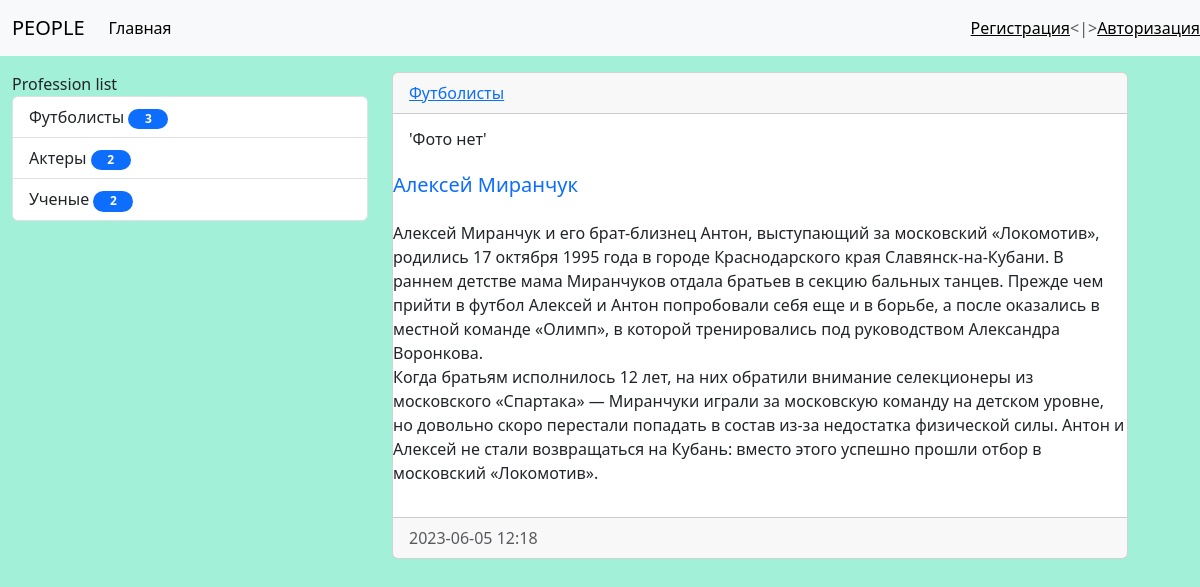
Before: /humans/humans/11 with the older database file.
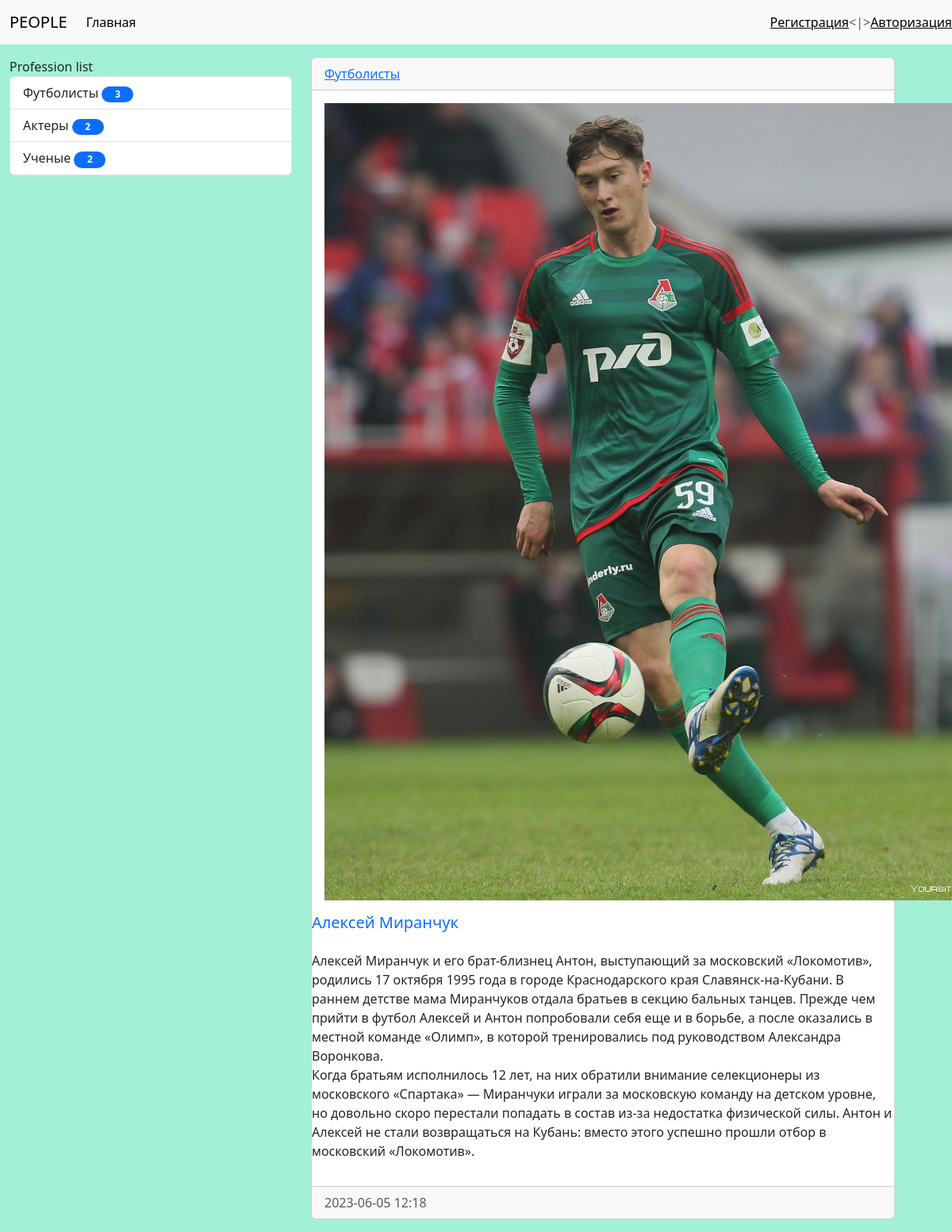
After: the same page with the newer database file.
### Humans/models.py (models this page shows, shortened)
class Profession(models.Model):
    title = models.CharField(max_length=100, db_index=True, verbose_name='Профессия')
    def get_absolute_url(self):
        return reverse_lazy('Profession', kwargs={'profession_id': self.pk})
    class Meta:
        verbose_name = 'Профессия'
        verbose_name_plural = 'Професии'
        ordering = ['title']

class Humans(models.Model):
    name = models.CharField(max_length=50, verbose_name='Имя')
    biography = models.TextField(blank=None, verbose_name='Биография')
    create_at = models.DateTimeField(auto_now_add=True, verbose_name='Время создания записи')
    update_at = models.DateTimeField(auto_now=True, verbose_name='Время изменения записи')
    is_published = models.BooleanField(default=False, verbose_name='Публикация')
    photo = models.ImageField(upload_to='media/%Y/%m/%d', null=True, verbose_name='Фото')
    profession = models.ForeignKey('Profession', on_delete=models.PROTECT, null=True, verbose_name='Профессия')
    class Meta:
        verbose_name = 'Человек'
        verbose_name_plural = 'Люди'
        ordering = ['-create_at']

### Humans/views.py (the view)
# urls.py: path('humans/<int:pk>', ViewHumans.as_view(), name='View_humans'),
class ViewHumans(DetailView):
    model = Humans
    context_object_name = 'human_item'
    template_name = 'Humans/view_humans.html'

### Humans/templatetags/new_tag.py (called while the page is built)
@register.simple_tag(name='get_list_profession')
def get_profession():
    return Profession.objects.all()

@register.inclusion_tag('Humans/list_profession.html')
def show_profession(arg_1='Profession', arg_2 = 'list'):
    profession = Profession.objects.annotate(cnt=Count('humans', filter=F('humans__is_published'))).filter(cnt__gt=0)
    return {'profession': profession, 'arg_1': arg_1, 'arg_2': arg_2}

### Humans/Templates/Humans/view_humans.html (shortened to what this page needs)
{% extends 'base.html' %}
{% block sidebar %}
{% include 'inc/_sidebar.html' %}
{% endblock %}
{% block content %}
    <div class="card mb-3" >
      <div class="card-header">
        <a href="{{ human_item.profession.get_absolute_url }}">{{ human_item.profession.title }} </a>
      </div>
          <div class="card-body">
            {% if human_item.photo %}
            <img src="{{ human_item.photo.url }}" class="mr-3" width="820" alt="Photo">
            {% else %}
            <h6>'Фото нет'</h6>
            {% endif %}
          </div>
            <h5 class="card-title {% cycle 'text-primary' 'text-danger' 'text-success' %}">{{ human_item.name }}</h5>
            {% autoescape off %}
            <p class="card-text">{{ human_item.biography|linebreaks }}</p>
            {% endautoescape %}
          <div class="card-footer text-muted">
            {{ human_item.create_at|date:'Y-m-d H:i' }}
          </div>
    </div>
{% endblock %}

### templates/base.html (shortened to what this page needs)
{% include "inc/_nav.html" %}
{% load static %}
<!doctype html>
<html lang="en">
  <head>
    <link href="{% static 'bootstrap/css/bootstrap.min.css' %}" rel="stylesheet">
    <link href="{% static 'css/style.css' %}" rel="stylesheet">
  </head>
  <body>
    <div class="container mt-3" style="margin-left: 0px;">
      <div class="row" >
        <div class="col-md-4">
          {% block sidebar %} SIDEBAR {% endblock %}
        </div>
        <div class="col-md-8" >
          {% block content %} CONTENT {% endblock %}
        </div>
      </div>
    </div>
  </body>
</html>

### templates/inc/_nav.html (shortened to what this page needs)
<nav class="navbar navbar-expand-lg bg-body-tertiary">
  <div class="container-fluid">
    <a class="navbar-brand" href="{% url 'Home' %}">PEOPLE</a>
    <div class="collapse navbar-collapse" id="navbarNav">
      <ul class="navbar-nav">
        <li class="nav-item">
          <a class="nav-link active" aria-current="page" href="{% url 'Home' %}">Главная</a>
        </li>
      </ul>
    </div>
  </div>
  <span class="navbar-text" style="display: flex;">
    {% if request.user.is_authenticated %}
      Привет, {{ user.username }} <a href="{% url 'Logout' %}">Выйти</a>
    {% else %}
      <a href="{% url 'Register' %}">Регистрация</a><|><a href="{% url 'Login' %}">Авторизация</a>
    {% endif %}
  </span>
</nav>

### templates/inc/_sidebar.html
{% load new_tag %}
{% show_profession %}

### Humans/Templates/Humans/list_profession.html
{% load new_tag %}
<div class="list-group">
  {{ arg_1 }} {{ arg_2 }}
  {% for prof in profession %}
    <a href="{{ prof.get_absolute_url }}" class="list-group-item list-group-item-action">{{ prof.title }} <span class="badge bg-primary rounded-pill" style="width: 40px; color: white;">{{ prof.cnt }}</span></a>
  {% endfor %}
</div>

### People/static/css/style.css (style rules this page uses)
body { background-color: #a1f0d7; }

Changed rows visible on the page:
changed Humans "Алексей Миранчук": photo: picture added
Other visible differences:
text no longer shown: "'Фото нет'"
